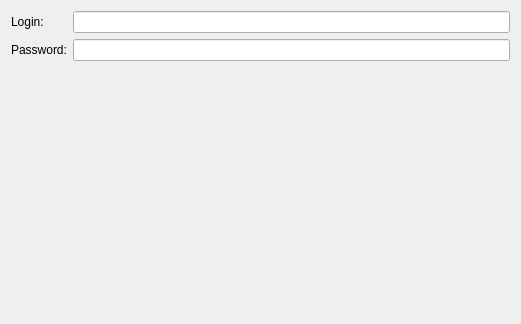
<?xml version="1.0" encoding="UTF-8"?>
<ui version="4.0">
 <class>ProstopleerPluginSettings</class>
 <widget class="QWidget" name="ProstopleerPluginSettings">
  <property name="geometry">
   <rect>
    <x>0</x>
    <y>0</y>
    <width>521</width>
    <height>324</height>
   </rect>
  </property>
  <property name="windowTitle">
   <string>ProstopleerPluginSettings</string>
  </property>
  <layout class="QVBoxLayout" name="verticalLayout">
   <item>
    <layout class="QFormLayout" name="formLayout">
     <item row="0" column="0">
      <widget class="QLabel" name="label">
       <property name="text">
        <string>Login:</string>
       </property>
      </widget>
     </item>
     <item row="0" column="1">
      <widget class="QLineEdit" name="le_login"/>
     </item>
     <item row="1" column="0">
      <widget class="QLabel" name="label_2">
       <property name="text">
        <string>Password:</string>
       </property>
      </widget>
     </item>
     <item row="1" column="1">
      <widget class="QLineEdit" name="le_pass">
       <property name="echoMode">
        <enum>QLineEdit::Password</enum>
       </property>
      </widget>
     </item>
    </layout>
   </item>
   <item>
    <spacer name="verticalSpacer">
     <property name="orientation">
      <enum>Qt::Vertical</enum>
     </property>
     <property name="sizeHint" stdset="0">
      <size>
       <width>20</width>
       <height>235</height>
      </size>
     </property>
    </spacer>
   </item>
  </layout>
 </widget>
 <resources/>
 <connections/>
</ui>
